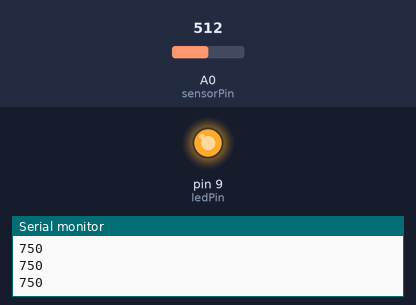
Simulated run of this sketch. Board: Arduino Uno, built with avr-gcc and run on an emulated ATmega328P. Parts: output pins drawn as LEDs (lit = HIGH), the last lines printed to the serial monitor. Inputs (shaded band) come from the test bench; at power-on: A0 (sensorPin) = 512.

Above: at 1.2 s.
1.3 s: A0 (sensorPin) set to 738
2.8 s: A0 (sensorPin) set to 767
At 3.8 s:
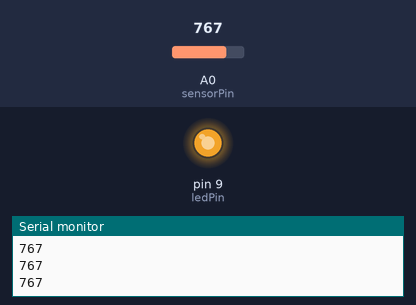
4.3 s: A0 (sensorPin) set to 900
At 4.9 s:
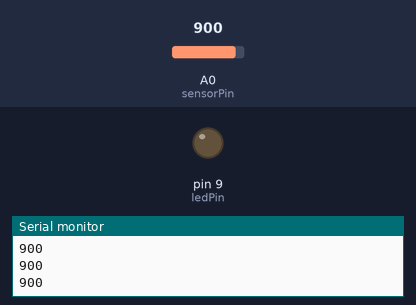
Timing chart, 0 to 7.3 s (numbered marks = the images above; inputs shaded):
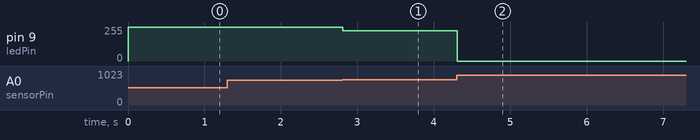

The sketch:

varying_nightlight.ino
```cpp
const int sensorPin = 0;
const int ledPin = 9;

int value = 0;
int ledLevel = 0;

void setup()
{
  analogReference(DEFAULT); // not necessary
  pinMode(ledPin, OUTPUT);
  Serial.begin(9600);
}

void loop()
{
  value = analogRead(sensorPin);

  value = constrain(value, 750, 900); // if < 750, value = 750; if > 900, value = 900
  ledLevel = map(value, 750, 900, 255, 0); // map 750 -> 255 and 900 -> 0

  Serial.println(value);

  analogWrite(ledPin, ledLevel);
}
```

Measured:
- after the input at 2.8 s, pin 9 (ledPin): 255/255 → 227/255 at once
- after the input at 4.3 s, pin 9 (ledPin): 227/255 → 0/255 at once
